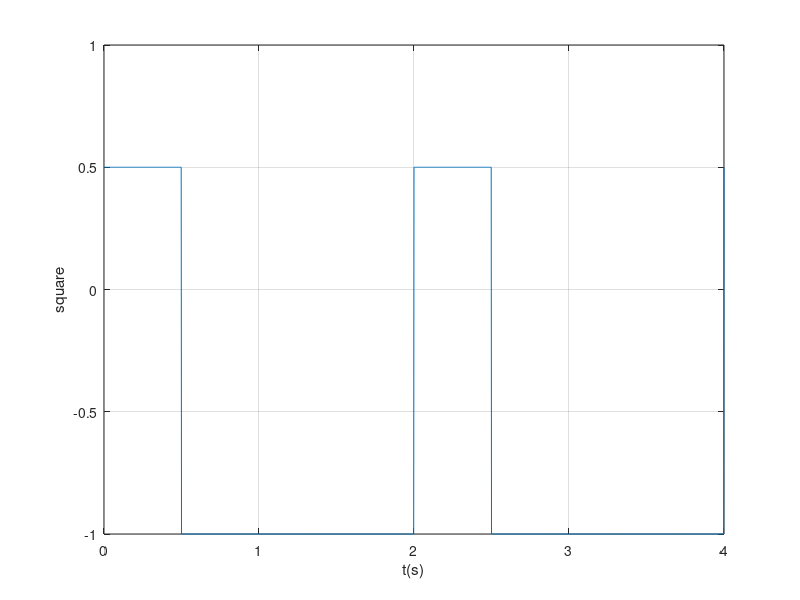
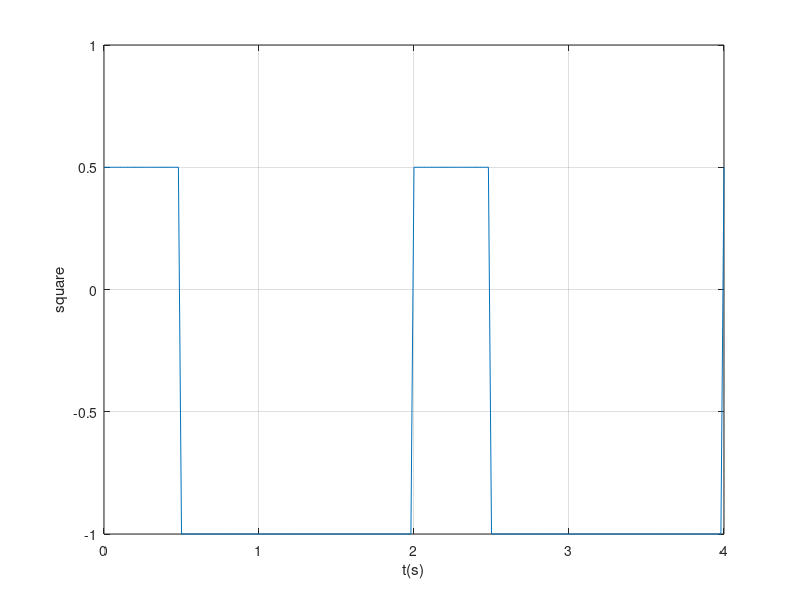
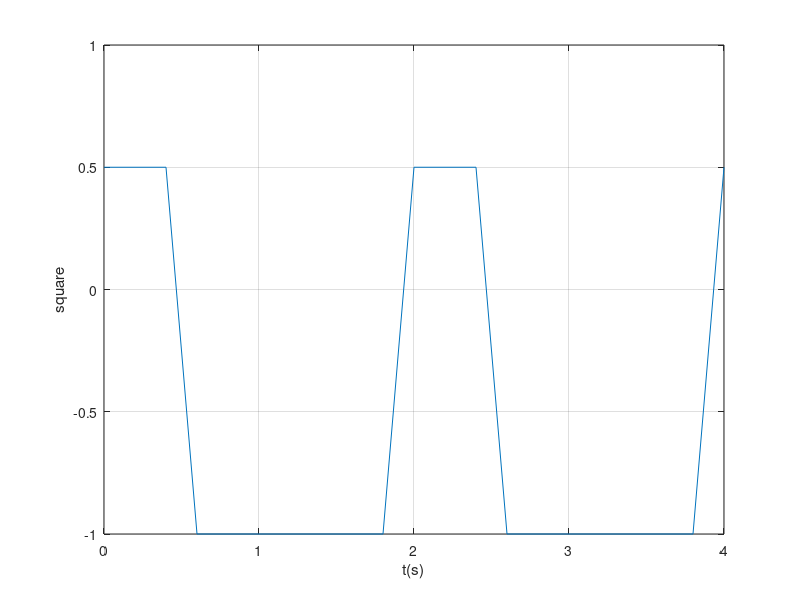

Source code (MATLAB) for these figures, in order:
amp=0.75;
offset=-0.25;
t=0:0.002:4;
f=1/2;
duty=25;
sq=offset+amp*square(2*pi*f.*t, duty)
figure(1)
plot(t,sq), xlabel('t(s)'), ylabel('square'),grid

amp=0.75;
offset=-0.25;
t1=0:0.02:4;
f=1/2;
duty=25;
sq=offset+amp*square(2*pi*f.*t1, duty)
figure(2)
plot(t1,sq), xlabel('t(s)'), ylabel('square'),grid

amp=0.75;
offset=-0.25;
t2=0:0.2:4;
f=1/2;
duty=25;
sq=offset+amp*square(2*pi*f.*t2, duty)
figure(3)
plot(t2,sq), xlabel('t(s)'), ylabel('square'),grid